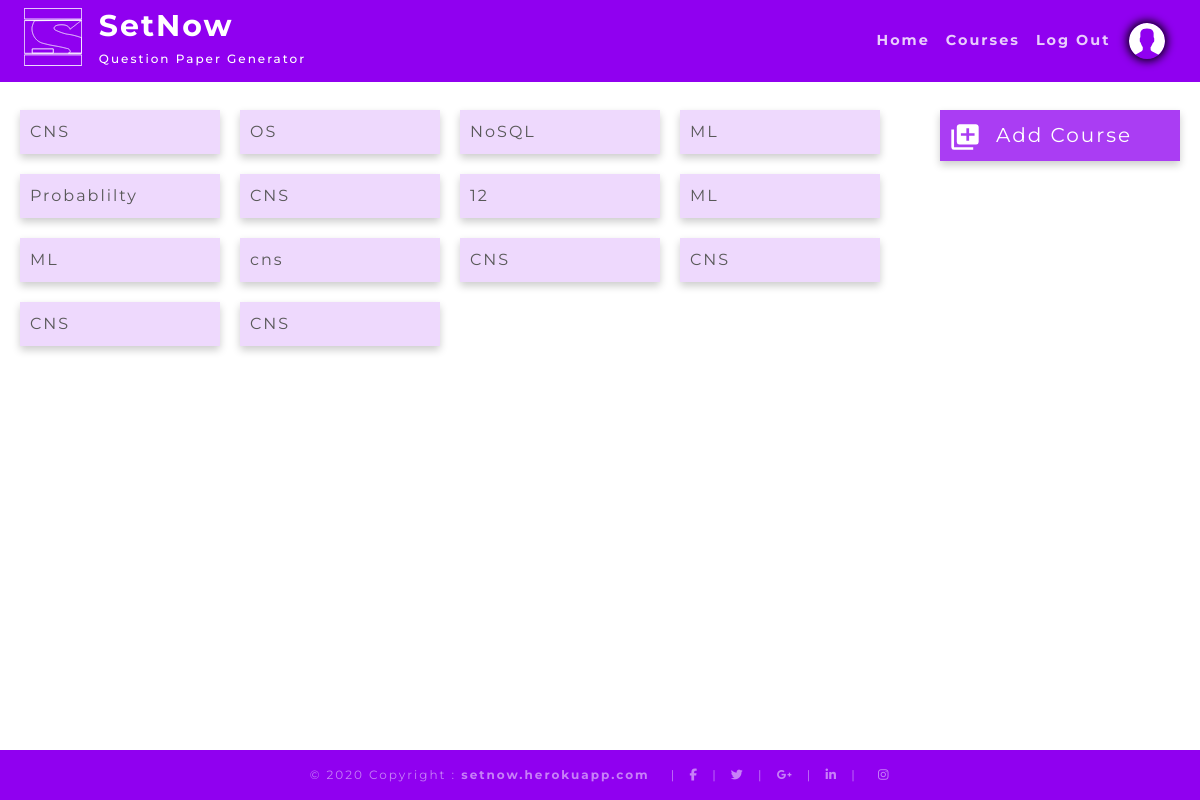
Screenshot of /course/ (signed in) with the database file from the repository.
### flaskapp/models.py (models this page shows, shortened)
class Course(db.Model):
    id = db.Column(db.Integer, primary_key=True)
    name = db.Column(db.Text, nullable=False)
    questions = db.relationship('Question', backref='course', lazy=True)
    mcq_questions = db.relationship("MCQQuestion", backref='course', lazy=True)
    user_id = db.Column(db.Integer, db.ForeignKey("user.id"), nullable=False)

### flaskapp/blueprints/questions/routes.py (the view)
@questions.route('/course/')
@login_required
def courses():
    _courses = Course.query.filter(Course.teacher == current_user).all()
    return render_template("questions/courses.html",
                           courses=_courses,
                           css_file='css/questions/courses.css',
                           js_file='js/questions/courses.js',
                           title='Courses')

### app.py (called while the page is built)
@app.after_request
def add_header(response):
    response.headers['X-UA-Compatible'] = 'IE=Edge,chrome=1'
    response.headers['Cache-Control'] = 'public, max-age=0'
    return response

### flaskapp/models.py (called while the page is built)
@login_manager.user_loader
def load_user(user_id):
    return User.query.get(int(user_id))

### flaskapp/templates/questions/courses.html (shortened to what this page needs)
{% extends "base.html" %}
{% block main %}
<div id="course_container">
    <div class="course_items">
        {% for _course in courses %}
        <a class="course_item"
            href={{ url_for("questions.question", qtype="sub", course_id=_course.id) }}>{{ _course.name }}</a><br>
        {% endfor %}
    </div>
    <div style="margin-left : auto">
        <div id="add_course">
            <div><img src="{{url_for('static',filename='images/add.svg')}}" id="add_img">Add Course</div>
        </div>
    </div>
</div>
{% endblock main %}

### flaskapp/static/css/base.css (style rules this page uses)
* { font-family: "Montserrat", sans-serif; }
* { letter-spacing: 2px; }
#list_img, #add_img { margin-right: 16px; width: 30px; }

### flaskapp/static/css/questions/courses.css (style rules this page uses)
#course_container { display: flex; }
#add_course { background-color: rgba(144, 0, 240, 0.76); box-shadow: 0 4px 8px 0 rgba(0, 0, 0, 0.2); color: white; display: flex; flex-direction: row; font-family: "Segoe UI", Tahoma, Geneva, Verdana, sans-serif; font-size: 20px; padding: 10px; margin: 10px; transition: 0.3s; width: 240px; }
.course_items { display: flex; flex-direction: row; flex-wrap: wrap; }
.course_item { background-color: rgba(144, 0, 240, 0.15); box-shadow: 0 4px 8px 0 rgba(0, 0, 0, 0.2); color: rgba(88, 88, 88, 1) !important; padding: 10px; margin: 10px; text-decoration: none !important; width: 200px; }

### rows the page displays
Course: name "CNS"
Course: name "OS"
Course: name "NoSQL"
Course: name "ML"
Course: name "Probablilty"
Course: name "CNS"
Course: name "12"
Course: name "ML"
Course: name "ML"
Course: name "cns"
Course: name "CNS"
Course: name "CNS"
Course: name "CNS"
Course: name "CNS"
